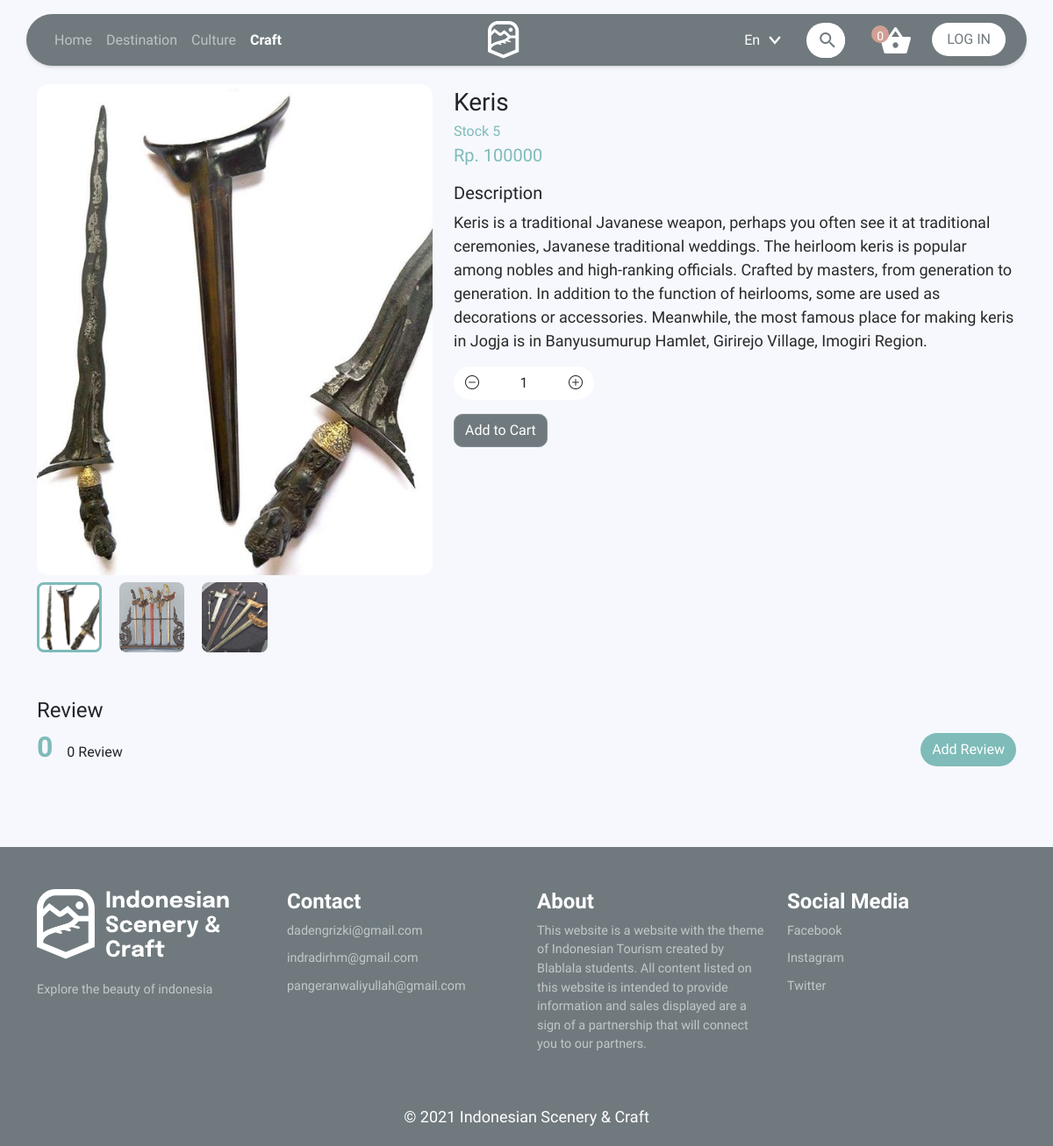
The page /public/craft/detail/12 on the database as committed earlier.
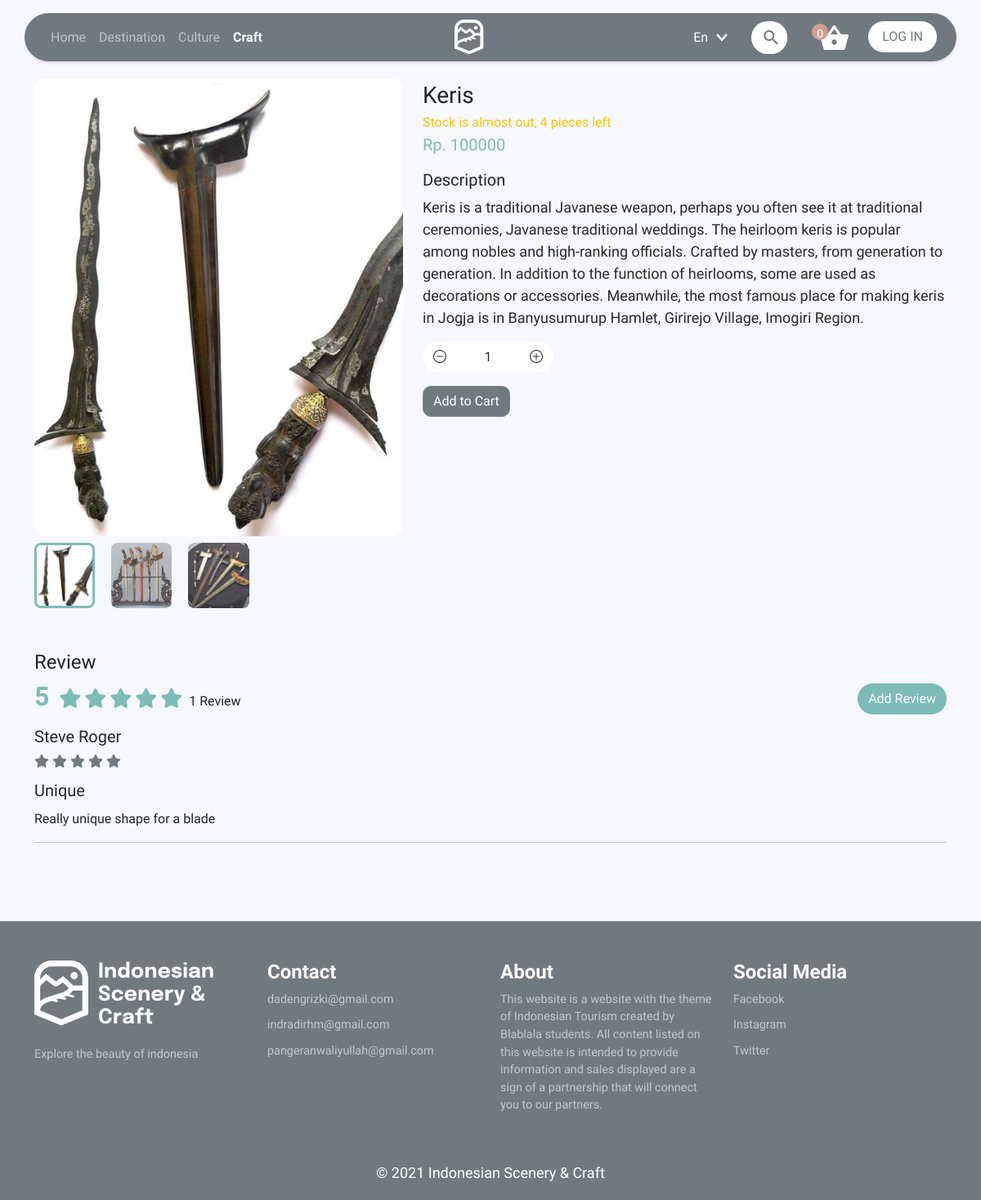
The same page on the database as committed later.
### tables this page shows
CREATE TABLE `review` (
  `id` int(11) NOT NULL,
  `id_user` int(11) NOT NULL,
  `id_kerajinan` int(11) DEFAULT NULL,
  `review` text NOT NULL,
  `rating` tinyint(1) UNSIGNED NOT NULL,
  `foto` varchar(255) DEFAULT NULL,
  `id_destinasi` int(11) DEFAULT NULL,
  `id_budaya` int(11) DEFAULT NULL,
  `judul` varchar(255) NOT NULL
);

CREATE TABLE `user` (
  `id` int(11) NOT NULL,
  `nama_lengkap` varchar(50) NOT NULL,
  `username` varchar(20) NOT NULL,
  `email` varchar(50) NOT NULL,
  `password` varchar(255) NOT NULL,
  `nomor_hp` varchar(14) NOT NULL,
  `tanggal_lahir` date NOT NULL,
  `jenis_kelamin` enum('Laki-laki','Perempuan') NOT NULL,
  `alamat` text NOT NULL,
  `foto` varchar(255) NOT NULL,
  `profesi` varchar(30) NOT NULL DEFAULT 'profile.png'
);

### app/core/Controller.php (called while the page is built, shortened)
<?php
class Controller{
  public function view($view, $data = []) {
    require_once '../app/views/' . $view . '.php';
  }
  public function model($model) {
    return new $model;
  }
}
?>

### app/controllers/Craft.php (called while the page is built, shortened)
<?php
  class Craft extends Controller{
    public function detail($id){
      $data['judul'] = 'Craft';
      $data['aktif'] = 'craft';
      if(!is_null($_SESSION['id_user'])){
        $data['qty'] = count($this->model('Cart_model')->getAllCartUser($_SESSION['id_user']));
      }else{
        $data['qty'] = 0;
      }
      $data['review'] = $this->model('review_model')->getreviewbyidcraft($id);
      $data['craft'] = $this->model('Craft_model')->getAllCraftById($id);
      $data['gallery'] = $this->model('Craft_model')->getCraftGallerybyId($id);
      $this->view('craft/detail', $data);
    }
  }
?>

### app/core/App.php (called while the page is built, shortened)
<?php
  class App {
    protected $method = 'index';
    protected $params = [];
    public function __construct()
    {
      $url = $this->parseURL();
      if(file_exists('../app/controllers/'.$url[0].'.php')){
        unset($url[0]);
      }
      $this->controller = new $this->controller;
      if(isset($url[1])){
        if(method_exists($this->controller, $url[1])){
          $this->method = $url[1];
          unset($url[1]);
        }
      }
      if(!empty($url)){
        $this->params = array_values($url);
      }
      call_user_func_array([$this->controller, $this->method], $this->params);
    }
    public function parseURL(){
      if(isset($_GET['url'])){
        $url = rtrim($_GET['url'], '/');
        $url = filter_var($url, FILTER_SANITIZE_URL);
        $url = explode('/', $url);
        return $url;
      }
    }
  }
?>

### public/index.php (called while the page is built, shortened)
<?php
$app = new App;

### app/core/Database.php (called while the page is built, shortened)
<?php
class Database{
    private $dbhost = DBHOST;
    private $dbuser = DBUSER;
    private $dbpass = DBPASS;
    private $dbname = DBNAME;
    private $stmt;
    private $dbh;
    public function __construct(){
        $dsn = 'mysql:host='.$this->dbhost.';dbname='.$this->dbname;
        $option = [
            PDO::ATTR_PERSISTENT => true,
            PDO::ATTR_ERRMODE => PDO::ERRMODE_EXCEPTION
        ];
        try {
            $this->dbh = new PDO($dsn, $this->dbuser, $this->dbpass, $option);
        } catch (PDOException $e) {
            die($e->getMessage());
        }
    }
    public function query($query){
        $this->stmt = $this->dbh->prepare($query);
    }
    public function bind($param, $value, $type=null){
        if(is_null($type)){
            switch(true){
                default:
                    $type = PDO::PARAM_STR;
                    break;
            }
        }
        $this->stmt->bindValue($param, $value, $type);
    }
    public function execute(){
        $this->stmt->execute();
    }
    public function allSet(){
        $this->execute();
        return $this->stmt->fetchAll(PDO::FETCH_ASSOC);
    }
    public function singleSet(){
        $this->execute();
        return $this->stmt->fetch(PDO::FETCH_ASSOC);
    }
}

### app/models/Craft_model.php (called while the page is built, shortened)
<?php
class Craft_model {
  private $db;
  public function __construct()
  {
    $this->db = new Database();
  }
  public function getAllCraftById($id){
    $this->db->query(
      "SELECT kerajinan.id AS id, kerajinan.nama_id AS nama_id, kerajinan.nama_en AS nama_en,
        kerajinan.stok AS stok,
        kerajinan.harga AS harga,
        kerajinan.deskripsi_id AS deskripsi_id,
        kerajinan.deskripsi_en AS deskripsi_en,
        kerajinan.rating AS rating,
        desa.id AS id_desa, desa.nama_desa AS nama_desa,
        kecamatan.id AS id_kecamatan, kecamatan.nama_kecamatan AS nama_kecamatan,
        kabupaten.id AS id_kabupaten, kabupaten.nama_kabupaten AS nama_kabupaten,
        provinsi.id AS id_provinsi, provinsi.nama_provinsi AS nama_provinsi
        FROM kerajinan
        JOIN desa ON kerajinan.id_lokasi = desa.id
        JOIN kecamatan ON desa.district_id = kecamatan.id
        JOIN kabupaten ON kecamatan.regency_id = kabupaten.id
        JOIN provinsi ON kabupaten.province_id = provinsi.id
        WHERE kerajinan.id='$id'
    ");
    return $this->db->singleSet();
  }
  public function getCraftGallerybyId($id){
    $this->db->query('SELECT *
      FROM gallery_kerajinan
      WHERE gallery_kerajinan.id_kerajinan=:id
    ');
    $this->db->bind('id',$id);
    return $this->db->allSet();
  }
}

### app/models/review_model.php (called while the page is built, shortened)
<?php
class Review_model {
  private $db;
  public function __construct()
  {
    $this->db = new Database();
  }public function selectbestreview(){
    $this->db->query('SELECT review.review as review,
    review.judul as judul,
    review.foto as gallery,
    destinasi.nama_id as nama_id,
    destinasi.nama_en as nama_en,
    review.rating as rating,
    gallery_destination.foto as gallerydestinasi,
    user.nama_lengkap as nama_lengkap,
    user.profesi as profesi,
    user.foto as foto
    FROM review JOIN user ON review.id_user = user.id
    JOIN destinasi ON destinasi.id = review.id_destinasi
    JOIN gallery_destination ON destinasi.id = gallery_destination.id_destination
    WHERE review.rating = 5
    ORDER BY LENGTH(review.review) DESC, destinasi.rating DESC LIMIT 1
    ');
    return $this->db->singleSet();
  }public function getreviewbyiddestinasi($id){
  }public function getreviewbyidculture($id){
    $this->db->query('SELECT review.review as review,
    review.rating as rating,
    review.judul as judul,
    review.foto as gallery,
    user.nama_lengkap as nama_lengkap
    FROM review
    JOIN user ON review.id_user= user.id
    WHERE id_budaya = :id_budaya');
    $this->db->bind('id_budaya',$id);
    return $this->db->allSet();
  }public function getreviewbyidcraft($id){
    $this->db->query('SELECT review.review as review,
    review.rating as rating,
    review.judul as judul,
    review.foto as gallery,
    user.nama_lengkap as nama_lengkap
    FROM review
    JOIN user ON review.id_user= user.id
    WHERE id_kerajinan = :id_kerajinan');
    $this->db->bind('id_kerajinan',$id);
    return $this->db->allSet();
  }
}

### app/views/craft/detail.php (the view, shortened to what the changed rows need)
<body style="background-color: var(--bg);">
 <div class="detail-detail container  scene">
  <div class="row mt-5">
    <div class="col-lg-7 col-md-6 col-sm-12">
      <div class="detail-name fs-3 fw-semibold">
        <?= $data['craft']['nama_'.$_SESSION['lang'].'']?>
      </div>
      <?php if($data['craft']['stok']<5):?>
        <div class="detail-price fs-6 text-warning">
          Stock is almost out,  <?= $data['craft']['stok']?> pieces left
        </div>
        <?php else:?>
          <div class="detail-price fs-6 third-color">
            Stock <?= $data['craft']['stok']?>
          </div>
      <?php endif;?>
      <div class="detail-price fs-5 third-color">
        Rp. <?= $data['craft']['harga']?>
      </div>
      <div class="detail-description mt-3 fs-6">
        <h5>Description</h5>
        <?= $data['craft']['deskripsi_'.$_SESSION['lang'].'']?>
      </div>
      <form action="<?=BASEURL;?>/cart/tambah/<?=$data['craft']['id']?>" method="POST">
        <div class="detail-quantity input-group mt-2">
        </div>
        <div class="detail-cta mt-3 ">
        </div>
      </form>
    </div>
  </div>
  <div class="row mt-5">
    <div class="review col-lg-12">
      <div class="detail-rating row">
        <div class="col-lg-12">
        <span class="fs-2 me-2 third-color fw-bold"><?= $data['craft']['rating']?></span>
          <?php for($i =0;$i<$data['craft']['rating'];$i++) :?>
              <span class="fa fa-star" style="color: var(--third); font-size:24px;"></span>
          <?php endfor;?>
          <span class="fs-6 ms-1"><?= count($data['review'])?> Review</span>
          <button class="btn btn-third my-2 rounded-pill float-end" onclick="toggleReview()">Add Review</button>
        </div>
      </div>
    </div>
    <div class="col-lg-12 mt-1">
    <?php if($data['review']) :?>
        <?php foreach($data['review'] as $review) :?>
        <div class="review-list">
          <div class="review-item col-lg-12">
            <div class="name mb-1 fs-5">
            <?= $review['nama_lengkap']?>
            </div>
            <div class="rating-star d-inline-block mb-2">
              <?php for($i =0;$i<$review['rating'];$i++) :?>
                <span class="fa fa-star" style="color: var(--main); font-size:16px;"></span>
              <?php endfor;?>
            </div>
            <div class="review-text fs-5 fw-semibold mb-2">
              <?= $review['judul']?>
            </div>
            <div class="review-text mb-2">
              <?= $review['review']?>
            </div>
            <hr>
          </div>
        </div>
        <?php endforeach;?>
      <?php endif;?>
    </div>
  </div>
</div>

Rows that differ between the two databases and show on the page:
added review: id_user.nama_lengkap "Steve Roger", rating 5 (drawn), judul "Unique", review "Really unique shape for a blade"
Other text that changed with them:
$data['craft']['stok']: (not shown) → "4"
$data['craft']['rating']: "0" → "5"
count($data['review']): "0" → "1"
$data['craft']['stok']: "5" → (not shown)
text no longer shown: "Stock"
text now shown: "Stock is almost out, pieces left"
